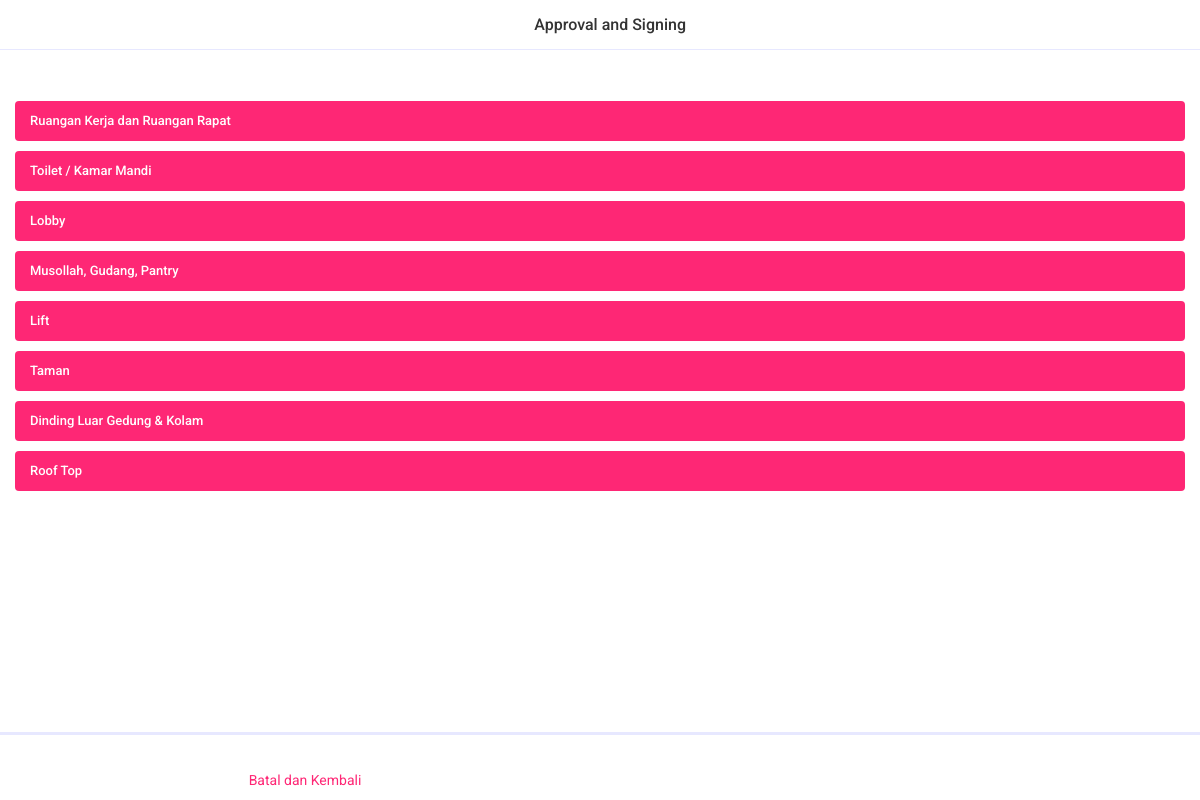
Page /profile=trisatria/notification/check_kebersihan_id=24_date=2020-12-22/seefile (signed in) on the earlier database version.
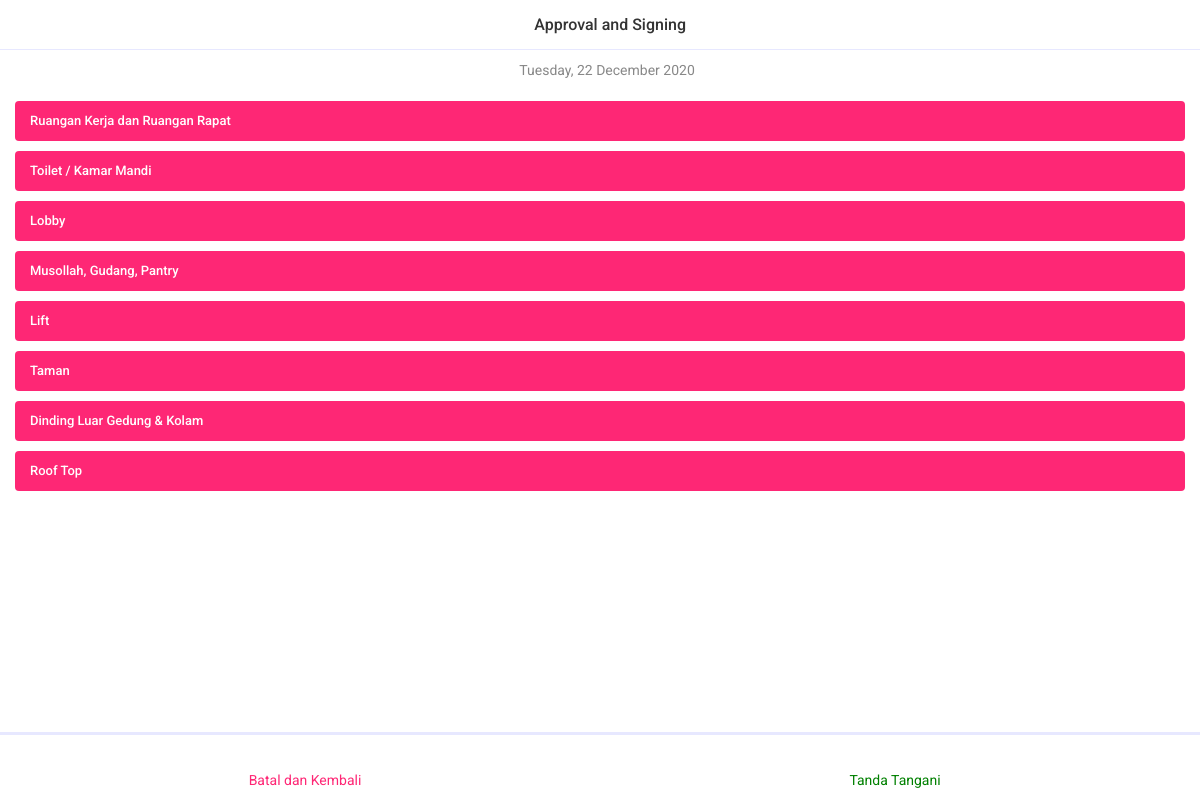
Same page on the later database version.
### cleaning/models.py (models this page shows, shortened)
class cln_area(models.Model):
    nama_area = models.CharField(max_length=100, name='namaArea',
                                 verbose_name='Nama Area', unique=True, blank=False, null=False)
    class Meta:
        db_table = ''
        managed = True
        verbose_name = 'area'
        verbose_name_plural = 'areas'

class cln_day(models.Model):
    hari_ini = models.DateField(
        name="hariIni", auto_now=False, auto_now_add=False, verbose_name="Hari ini")
    clnMaker = models.ForeignKey(User, verbose_name="Maker's Signature",
                                 on_delete=models.PROTECT, related_name="clnMaker", blank=True, null=True, limit_choices_to={'groups__name': 'maker'})
    clnChecker = models.ForeignKey(User, verbose_name="Checker's Signature",
                                   on_delete=models.PROTECT, related_name="clnChecker", blank=True, null=True, limit_choices_to={'groups__name': 'checker'})
    clnSigner = models.ForeignKey(User, verbose_name="Signer's Signature",
                                  on_delete=models.PROTECT, related_name="clnSigner", blank=True, null=True, limit_choices_to={'groups__name': 'signer'})
    class Meta:
        verbose_name = _("day")
        verbose_name_plural = _("days")

### user/views.py (the view)
@ login_required(login_url='user_login')
def user_cln_notification_seefile(request, username, day_id, day_date):
    areas = cln_area.objects.all()
    subareas = cln_subarea.objects.all()
    dailies = cln_daily.objects.filter(hariIni=day_date)
    days = cln_day.objects.filter(id=day_id)
    context = {
        'areas': areas,
        'subareas': subareas,
        'harians': dailies,
        'days': days,
    }
    return render(request, 'user/user_cln_notification_seefile.html', context)

### templates/user/user_cln_notification_seefile.html (shortened to what this page needs)
{% extends "base.html" %}{% load static %}
{% block navbar %}
<div class="left"><a href='{% url "user_profile_notification" user.username %}' class="link"><i
            class="icon ion-ios-arrow-back"></i></a>
</div>
<div class="title">Approval and Signing</div>
{% endblock navbar %}
{% block page_wrapper %}
<div class="faq">
    <div class="container">
        <div class="title-faq">
            <p><i class="icon ion-ios-calendar"></i> {% for day in days %}{{ day.hariIni | date:"l, d F Y"}}
                {% endfor %}</p>
        </div>
    </div>
</div>
<div class="separator-medium"></div>
<div id="accordionParent" class="accordion accordion-inset">
    {% for area in areas %}
    <div class="accordion-item">
        <div class="accordion-title show" data-toggle="collapse" data-target="#accordionTwo{{area.pk}}">
            {{area.namaArea}}
            <div class="accordion-after">
                <i class="icon ion-ios-arrow-up"></i>
            </div>
        </div>
    </div>
    {% endfor %}
</div>
{% endblock page_wrapper %}
{% block toolbar_bottom %}
<div class="separator-large"></div>
<ul class="toolbar-bottom toolbar-wrap">
    <li class="toolbar-item">
        <a href="{% url 'user_profile_notification' user.username %}" class="toolbar-link toolbar-link-active">
            <i class="icon ion-ios-undo"></i>
            <p>Batal dan Kembali</p>
        </a>
    </li>
    <li class="toolbar-item">
        {% for day in days %}
        {% if user.groups.all.0.name == 'maker' %}
        <a href="{% url 'user_cln_maker_notification' user.username day.id day.hariIni %}"
            class="toolbar-link toolbar-link-active" style="color: green;">
            <i class="icon ion-ios-paper"></i>
            <p>Tanda Tangani</p>
        </a>
        {% elif user.groups.all.0.name == 'checker' %}
        <a href="{% url 'user_cln_checker_notification' user.username day.id day.hariIni %}"
            class="toolbar-link toolbar-link-active" style="color: green;">
            <i class="icon ion-ios-paper"></i>
            <p>Tanda Tangani</p>
        </a>
        {% elif user.groups.all.0.name == 'signer' %}
        <a href="{% url 'user_cln_signer_notification' user.username day.id day.hariIni %}"
            class="toolbar-link toolbar-link-active" style="color: green;">
            <i class="icon ion-ios-paper"></i>
            <p>Tanda Tangani</p>
        </a>
        {% endif %}
        {% endfor %}
    </li>
</ul>
{% endblock toolbar_bottom %}

Differences in the rows shown:
added cln_day: hariIni "Tuesday, 22 December 2020"
